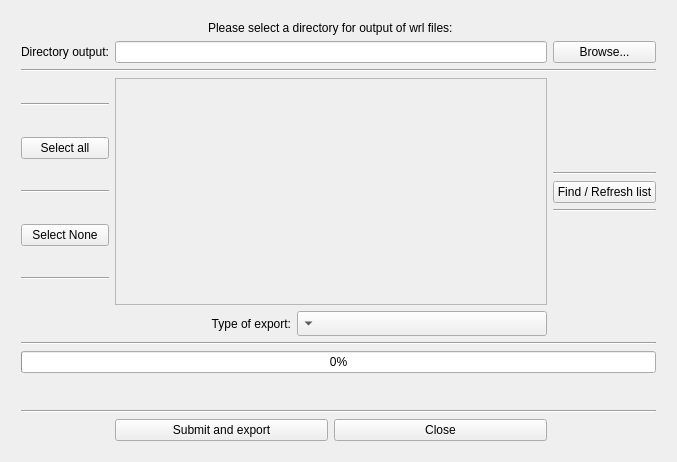
<?xml version="1.0" encoding="UTF-8"?>
<ui version="4.0">
 <author>G E Mayneord</author>
 <class>Form</class>
 <widget class="QWidget" name="Form">
  <property name="geometry">
   <rect>
    <x>0</x>
    <y>0</y>
    <width>677</width>
    <height>462</height>
   </rect>
  </property>
  <property name="sizePolicy">
   <sizepolicy hsizetype="Fixed" vsizetype="Fixed">
    <horstretch>0</horstretch>
    <verstretch>0</verstretch>
   </sizepolicy>
  </property>
  <property name="windowTitle">
   <string notr="true">PyMOL Multiprotein Exporter</string>
  </property>
  <layout class="QVBoxLayout" name="verticalLayout">
   <item>
    <layout class="QGridLayout" name="gridLayout_2">
     <property name="leftMargin">
      <number>10</number>
     </property>
     <property name="topMargin">
      <number>10</number>
     </property>
     <property name="rightMargin">
      <number>10</number>
     </property>
     <property name="bottomMargin">
      <number>10</number>
     </property>
     <item row="4" column="1">
      <layout class="QHBoxLayout" name="horizontalLayout_5">
       <item>
        <widget class="QLabel" name="label_15">
         <property name="text">
          <string>Type of export:</string>
         </property>
         <property name="alignment">
          <set>Qt::AlignRight|Qt::AlignTrailing|Qt::AlignVCenter</set>
         </property>
        </widget>
       </item>
       <item>
        <widget class="QComboBox" name="export_type">
         <property name="enabled">
          <bool>true</bool>
         </property>
         <property name="sizePolicy">
          <sizepolicy hsizetype="Fixed" vsizetype="Fixed">
           <horstretch>0</horstretch>
           <verstretch>0</verstretch>
          </sizepolicy>
         </property>
         <property name="minimumSize">
          <size>
           <width>250</width>
           <height>25</height>
          </size>
         </property>
         <property name="maximumSize">
          <size>
           <width>250</width>
           <height>16777215</height>
          </size>
         </property>
         <property name="layoutDirection">
          <enum>Qt::RightToLeft</enum>
         </property>
        </widget>
       </item>
      </layout>
     </item>
     <item row="3" column="1">
      <layout class="QGridLayout" name="gridLayout_4">
       <item row="0" column="0">
        <widget class="QScrollArea" name="scrollArea">
         <property name="widgetResizable">
          <bool>true</bool>
         </property>
         <widget class="QWidget" name="scrollAreaWidgetContents">
          <property name="geometry">
           <rect>
            <x>0</x>
            <y>0</y>
            <width>345</width>
            <height>167</height>
           </rect>
          </property>
         </widget>
        </widget>
       </item>
      </layout>
     </item>
     <item row="2" column="0" colspan="3">
      <widget class="Line" name="line_3">
       <property name="orientation">
        <enum>Qt::Horizontal</enum>
       </property>
      </widget>
     </item>
     <item row="1" column="1">
      <widget class="QLineEdit" name="output_directory">
       <property name="text">
        <string notr="true"/>
       </property>
      </widget>
     </item>
     <item row="0" column="1" alignment="Qt::AlignHCenter">
      <widget class="QLabel" name="label_4">
       <property name="text">
        <string>Please select a directory for output of wrl files:</string>
       </property>
      </widget>
     </item>
     <item row="3" column="2">
      <layout class="QVBoxLayout" name="verticalLayout_3">
       <item>
        <spacer name="verticalSpacer_2">
         <property name="orientation">
          <enum>Qt::Vertical</enum>
         </property>
         <property name="sizeHint" stdset="0">
          <size>
           <width>20</width>
           <height>40</height>
          </size>
         </property>
        </spacer>
       </item>
       <item>
        <widget class="Line" name="line">
         <property name="orientation">
          <enum>Qt::Horizontal</enum>
         </property>
        </widget>
       </item>
       <item>
        <widget class="QPushButton" name="refresh_button">
         <property name="text">
          <string>Find / Refresh list</string>
         </property>
        </widget>
       </item>
       <item>
        <widget class="Line" name="line_7">
         <property name="orientation">
          <enum>Qt::Horizontal</enum>
         </property>
        </widget>
       </item>
       <item>
        <spacer name="verticalSpacer">
         <property name="orientation">
          <enum>Qt::Vertical</enum>
         </property>
         <property name="sizeHint" stdset="0">
          <size>
           <width>20</width>
           <height>40</height>
          </size>
         </property>
        </spacer>
       </item>
      </layout>
     </item>
     <item row="6" column="0" colspan="3">
      <widget class="QProgressBar" name="progress_bar">
       <property name="value">
        <number>0</number>
       </property>
      </widget>
     </item>
     <item row="1" column="0">
      <widget class="QLabel" name="label_7">
       <property name="text">
        <string notr="true">Directory output:</string>
       </property>
      </widget>
     </item>
     <item row="1" column="2">
      <widget class="QPushButton" name="browse_button">
       <property name="text">
        <string notr="true">Browse...</string>
       </property>
      </widget>
     </item>
     <item row="3" column="0">
      <layout class="QVBoxLayout" name="verticalLayout_4">
       <item>
        <widget class="Line" name="line_6">
         <property name="orientation">
          <enum>Qt::Horizontal</enum>
         </property>
        </widget>
       </item>
       <item>
        <widget class="QPushButton" name="select_all">
         <property name="text">
          <string>Select all</string>
         </property>
        </widget>
       </item>
       <item>
        <widget class="Line" name="line_2">
         <property name="orientation">
          <enum>Qt::Horizontal</enum>
         </property>
        </widget>
       </item>
       <item>
        <widget class="QPushButton" name="select_none">
         <property name="text">
          <string>Select None</string>
         </property>
        </widget>
       </item>
       <item>
        <widget class="Line" name="line_5">
         <property name="orientation">
          <enum>Qt::Horizontal</enum>
         </property>
        </widget>
       </item>
      </layout>
     </item>
     <item row="9" column="1">
      <layout class="QHBoxLayout" name="horizontalLayout_2">
       <item>
        <widget class="QPushButton" name="Submit_button">
         <property name="text">
          <string notr="true">Submit and export</string>
         </property>
        </widget>
       </item>
       <item>
        <widget class="QPushButton" name="Cancel_button">
         <property name="text">
          <string notr="true">Close</string>
         </property>
        </widget>
       </item>
      </layout>
     </item>
     <item row="7" column="0" colspan="3">
      <widget class="QLabel" name="progess_text">
       <property name="sizePolicy">
        <sizepolicy hsizetype="Preferred" vsizetype="Fixed">
         <horstretch>0</horstretch>
         <verstretch>0</verstretch>
        </sizepolicy>
       </property>
       <property name="minimumSize">
        <size>
         <width>0</width>
         <height>25</height>
        </size>
       </property>
       <property name="layoutDirection">
        <enum>Qt::RightToLeft</enum>
       </property>
       <property name="text">
        <string/>
       </property>
       <property name="textFormat">
        <enum>Qt::PlainText</enum>
       </property>
       <property name="scaledContents">
        <bool>false</bool>
       </property>
       <property name="alignment">
        <set>Qt::AlignCenter</set>
       </property>
      </widget>
     </item>
     <item row="8" column="0" colspan="3">
      <widget class="Line" name="line_4">
       <property name="orientation">
        <enum>Qt::Horizontal</enum>
       </property>
      </widget>
     </item>
     <item row="5" column="0" colspan="3">
      <widget class="Line" name="line_9">
       <property name="orientation">
        <enum>Qt::Horizontal</enum>
       </property>
      </widget>
     </item>
    </layout>
   </item>
  </layout>
 </widget>
 <resources/>
 <connections/>
</ui>
